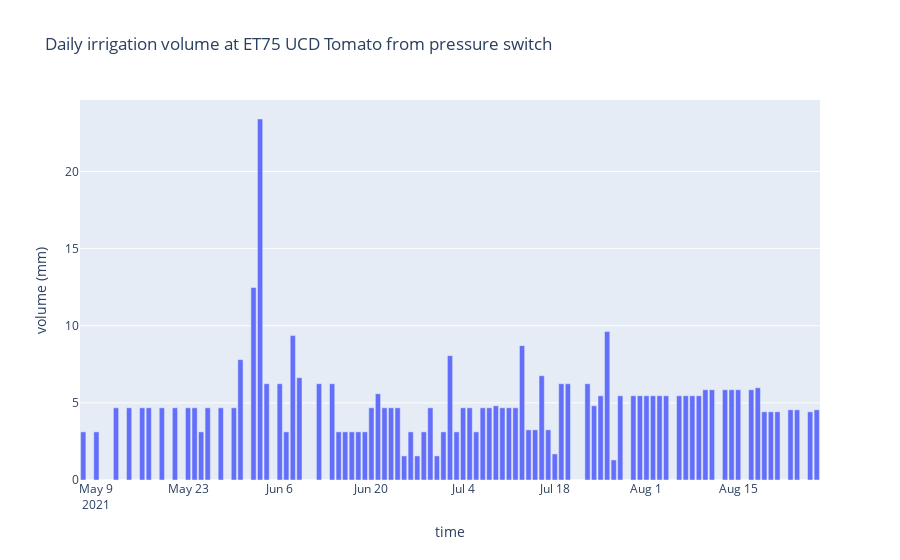

The notebook cell saved with this chart:
### Code cell
### Plotting

irrigation_hourly_ET75=irrigation_hourly_ET75.reset_index()
fig = px.bar(irrigation_hourly_ET75, x='time', y='volume (mm)', title = 'Daily irrigation volume at ET75 UCD Tomato from pressure switch')
fig.show()
